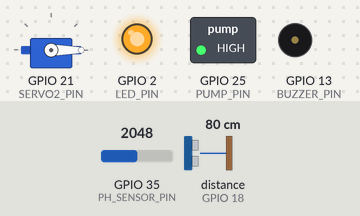
A program run on a simulated ESP32. Parts: servo, switched loads named in the program (green lamp = pin HIGH), output pins drawn as LEDs (lit = HIGH), buzzer (waves = sounding, pin HIGH). Wiring (inferred from the names in the program): ultrasonic range finder: trigger GPIO 19; echo GPIO 18. The test bench sets the inputs (shaded band); at power-on: distance to the obstacle (sensor on GPIO 18) 80 cm, GPIO 35 (PH_SENSOR_PIN) = 2048. The echo pulse lasts 58.3 µs per cm; WiFi joins after 1.5 s; servers stay silent unless stated; uploads are accepted with an empty reply; not simulated (calls return 0 or success): secrets.h; pins used as bus, display or sensor lines are not drawn; what the program prints to the serial monitor is not drawn.

Above: at 4.1 s.
4.2 s: distance to the obstacle (sensor on GPIO 18) set to 6 cm
7.1 s: distance to the obstacle (sensor on GPIO 18) set to 3 cm
At 10.1 s:
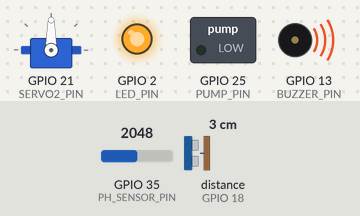
At 12.1 s:
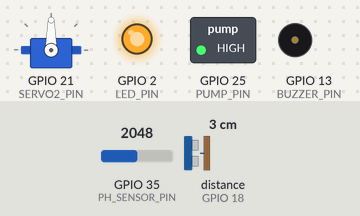
Timing chart, 0 to 13.6 s (numbered marks = the images above; inputs shaded):
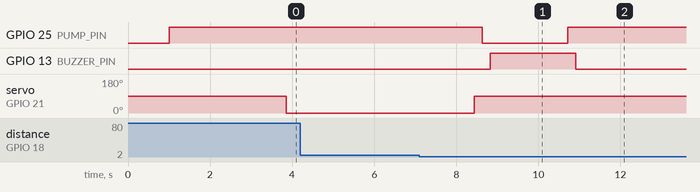

The program:

main.cpp
```cpp
#include <WiFi.h>
#include <HTTPClient.h>
#include <Arduino.h>
#include <ESP32Servo.h>
#include "secrets.h"

#define TRIG_PIN       19
#define ECHO_PIN       18
#define BUZZER_PIN     13
#define LED_PIN         2
#define SERVO2_PIN     21
#define PUMP_PIN       25
#define PH_SENSOR_PIN  35

const unsigned long READ_INTERVAL = 2500;
unsigned long lastReadTime = 0;
unsigned long lastFirebaseCheck = 0;
const unsigned long FIREBASE_CHECK_INTERVAL = 2000;

int sensorErrorCount = 0;
const int MAX_SENSOR_ERRORS = 5;
float lastValidDistance = 100.0;
float calibration_value = 20.80 - 5.05;
unsigned long int avgval;
int buffer_arr[10], temp;

Servo myServo;
int currentServo2Angle = -1;

unsigned long pumpStartTime = 0;
bool pumpRunning = false;
bool pumpHasRun = false;

unsigned long buzzerStartTime = 0;
bool buzzerActive = false;
bool buzzerHasRun = false;

bool manualMode = false;
int manualServo2Angle = -1;
bool manualPumpState = false;
float lastSentDistance = -999;
float lastSentPh = -999;
int lastSentServo = -999;
int lastSentPump = -999;

float measureDistance();
float readPH(float &outVolt);
void setServo2Angle(int angle);
void controlSystemLogic(float distance);
void sendToFirebase(float distance, float ph, float volt);
void checkFirebaseCommands();
bool sendHTTP(String path, String value, int retries = 2);
String getHTTP(String path);
void reconnectWiFi();

void setup() {
  Serial.begin(115200);
  delay(1000);

  Serial.println("\n\n=====================================");
  Serial.println("ESP32 TERRAFLOW MONITORING v3.1");
  Serial.println("FEATURE: One-Shot Pump & One-Shot Buzzer");
  Serial.println("=====================================");

  pinMode(TRIG_PIN, OUTPUT);
  pinMode(ECHO_PIN, INPUT);
  pinMode(BUZZER_PIN, OUTPUT);
  pinMode(LED_PIN, OUTPUT);
  pinMode(PUMP_PIN, OUTPUT);

  digitalWrite(PUMP_PIN, HIGH);
  digitalWrite(LED_PIN, LOW);
  digitalWrite(BUZZER_PIN, LOW);

  myServo.setPeriodHertz(50);
  myServo.attach(SERVO2_PIN);
  setServo2Angle(90);

  WiFi.mode(WIFI_STA);
  WiFi.setAutoReconnect(true);
  WiFi.begin(WIFI_SSID, WIFI_PASSWORD);

  Serial.print("Connecting to WiFi");
  while (WiFi.status() != WL_CONNECTED) {
    Serial.print("."); delay(500);
  }
  Serial.println("\nConnected!");
  digitalWrite(LED_PIN, HIGH);

  if (WiFi.status() == WL_CONNECTED) {
      sendHTTP("/device/status.json", "1", 2);
      sendHTTP("/device/mode.json", "\"auto\"", 2);
  }
}

void loop() {
  unsigned long now = millis();

  if (WiFi.status() != WL_CONNECTED) reconnectWiFi();

  if (pumpRunning && (now - pumpStartTime >= 2000)) {
    digitalWrite(PUMP_PIN, HIGH);
    pumpRunning = false;
    pumpHasRun = true;
    Serial.println("Pump: OFF (Locked)");
    if (WiFi.status() == WL_CONNECTED) sendHTTP("/sensors/pump.json", "0", 1);
  }

  if (buzzerActive && (now - buzzerStartTime >= 2000)) {
    digitalWrite(BUZZER_PIN, LOW);
    buzzerActive = false;
    buzzerHasRun = true;
    Serial.println("Buzzer: OFF (Locked)");
  }

  if (now - lastReadTime >= READ_INTERVAL) {
    lastReadTime = now;
    float distance = measureDistance();

    if (distance <= 0) {
      sensorErrorCount++;
      if (sensorErrorCount >= MAX_SENSOR_ERRORS) distance = 0;
      else return;
    } else {
      sensorErrorCount = 0;
      lastValidDistance = distance;
    }

    float phVolt;
    float phValue = readPH(phVolt);

    Serial.printf("Level: %.1f cm | pH: %.2f | Servo: %d | Pump: %s | Buzzer: %s\n",
                  distance, phValue, currentServo2Angle,
                  pumpHasRun ? "LOCKED" : "READY",
                  buzzerHasRun ? "LOCKED" : "READY");

    if (WiFi.status() == WL_CONNECTED) sendToFirebase(distance, phValue, phVolt);

    if (!manualMode) {
      controlSystemLogic(distance);
    } else {
      if (manualServo2Angle >= 0 && currentServo2Angle != manualServo2Angle) {
        setServo2Angle(manualServo2Angle);
        if(WiFi.status() == WL_CONNECTED) sendHTTP("/sensors/servo2.json", String(manualServo2Angle), 1);
      }
      if (manualPumpState && !pumpRunning) {
        digitalWrite(PUMP_PIN, LOW);
        pumpRunning = true;
        pumpStartTime = millis();
        if(WiFi.status() == WL_CONNECTED) sendHTTP("/sensors/pump.json", "1", 1);
      }
    }
  }

  if (WiFi.status() == WL_CONNECTED && now - lastFirebaseCheck >= FIREBASE_CHECK_INTERVAL) {
    lastFirebaseCheck = now;
    checkFirebaseCommands();
  }
}

void controlSystemLogic(float distance) {

  if (distance > 5.0) {

    if (pumpHasRun) {
      pumpHasRun = false;
      Serial.println("System RESET: Pump Ready");
    }

    if (buzzerHasRun) {
      buzzerHasRun = false;
      Serial.println("System RESET: Buzzer Ready");
    }
    if (buzzerActive) {
        digitalWrite(BUZZER_PIN, LOW);
        buzzerActive = false;
    }

    if (currentServo2Angle != 0) {
      setServo2Angle(0);
      if(WiFi.status() == WL_CONNECTED) sendHTTP("/sensors/servo2.json", "90", 1);
    }
  }

  else {

    if (currentServo2Angle != 90) {
      setServo2Angle(90);
      if(WiFi.status() == WL_CONNECTED) sendHTTP("/sensors/servo2.json", "0", 1);
    }

    if (!pumpRunning && !pumpHasRun) {
      Serial.println("ACTION: Pump ON");
      digitalWrite(PUMP_PIN, LOW);
      pumpRunning = true;
      pumpStartTime = millis();
      if(WiFi.status() == WL_CONNECTED) sendHTTP("/sensors/pump.json", "1", 1);
    }

    if (!buzzerActive && !buzzerHasRun) {
      Serial.println("ACTION: Buzzer ON");
      digitalWrite(BUZZER_PIN, HIGH);

      buzzerActive = true;
      buzzerStartTime = millis();
    }
  }
}

void setServo2Angle(int angle) {
  angle = constrain(angle, 0, 180);
  myServo.write(angle);
  currentServo2Angle = angle;
}

float measureDistance() {
  digitalWrite(TRIG_PIN, LOW); delayMicroseconds(2);
  digitalWrite(TRIG_PIN, HIGH); delayMicroseconds(10);
  digitalWrite(TRIG_PIN, LOW);
  long duration = pulseIn(ECHO_PIN, HIGH, 25000);
  if (duration == 0) return -1;
  return duration * 0.0343f / 2.0f;
}

float readPH(float &outVolt) {
  long sum = 0;
  for(int i=0; i<10; i++) { sum += analogRead(PH_SENSOR_PIN); delay(10); }
  float volt = (sum / 10.0f / 4095.0f) * 3.3f;
  outVolt = volt;
  return -5.70f * volt + calibration_value;
}

void sendToFirebase(float distance, float ph, float volt) {
  if (abs(distance - lastSentDistance) > 0.5) {
    if(sendHTTP("/sensors/distance.json", String(distance, 1))) lastSentDistance = distance;
    delay(20);
  }
  if (abs(ph - lastSentPh) > 0.05) {
    if(sendHTTP("/sensors/ph.json", String(ph, 2))) lastSentPh = ph;
    delay(20);
    sendHTTP("/sensors/phVolt.json", String(volt, 3));
  }
  sendHTTP("/device/timestamp.json", String(millis()));
}

void checkFirebaseCommands() {
  String mode = getHTTP("/device/mode.json");
  if (mode.indexOf("manual") >= 0) manualMode = true;
  else manualMode = false;

  if (manualMode) {
    String servoCmd = getHTTP("/commands/servo2.json");
    if (servoCmd != "") manualServo2Angle = servoCmd.toInt();
    String pumpCmd = getHTTP("/commands/pump.json");
    if (pumpCmd != "") manualPumpState = (pumpCmd.toInt() == 1);
  }
}

bool sendHTTP(String path, String value, int retries) {
  if (WiFi.status() != WL_CONNECTED) return false;
  HTTPClient http; http.setTimeout(1000);
  http.begin(String(FIREBASE_HOST) + path);
  int code = http.PUT(value); http.end();
  return (code == 200);
}

String getHTTP(String path) {
  if (WiFi.status() != WL_CONNECTED) return "";
  HTTPClient http; http.setTimeout(1000);
  http.begin(String(FIREBASE_HOST) + path);
  int code = http.GET();
  String payload = (code == 200) ? http.getString() : "";
  http.end();
  return payload;
}

void reconnectWiFi() {
  if (WiFi.status() == WL_CONNECTED) return;
  WiFi.disconnect(); WiFi.begin(WIFI_SSID, WIFI_PASSWORD); delay(1000);
}
```

Measured:
- the behaviour switches between 5 and 4 cm on distance to the obstacle (sensor on GPIO 18) (found by bisection; images 0 and 1)
- after the input at 4.2 s, every drawn part: stays the same
- after the input at 7.1 s, GPIO 25 (PUMP_PIN): HIGH → LOW after 1.5 s, → HIGH 2.1 s later; GPIO 13 (BUZZER_PIN): LOW → HIGH after 1.7 s, → LOW 2.1 s later; servo on GPIO 21 (SERVO2_PIN): 0° → 90° after 1.3 s
